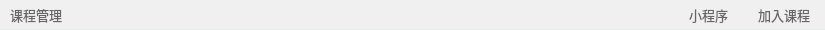
<?xml version="1.0" encoding="UTF-8"?>
<ui version="4.0">
 <class>StudentCourseManagementFunctionButtonWidget</class>
 <widget class="QWidget" name="StudentCourseManagementFunctionButtonWidget">
  <property name="geometry">
   <rect>
    <x>0</x>
    <y>0</y>
    <width>825</width>
    <height>30</height>
   </rect>
  </property>
  <property name="windowTitle">
   <string>Form</string>
  </property>
  <layout class="QGridLayout" name="gridLayout">
   <property name="leftMargin">
    <number>0</number>
   </property>
   <property name="topMargin">
    <number>0</number>
   </property>
   <property name="rightMargin">
    <number>0</number>
   </property>
   <property name="bottomMargin">
    <number>0</number>
   </property>
   <property name="spacing">
    <number>0</number>
   </property>
   <item row="0" column="0">
    <widget class="QFrame" name="function_btn_frame">
     <property name="minimumSize">
      <size>
       <width>825</width>
       <height>30</height>
      </size>
     </property>
     <property name="styleSheet">
      <string notr="true">QFrame {
	background: #f0f0f0;
	border: none;
	border-bottom: 1px solid #E8ECEC;
}</string>
     </property>
     <property name="frameShape">
      <enum>QFrame::StyledPanel</enum>
     </property>
     <property name="frameShadow">
      <enum>QFrame::Raised</enum>
     </property>
     <layout class="QHBoxLayout" name="horizontalLayout_4">
      <property name="spacing">
       <number>20</number>
      </property>
      <property name="leftMargin">
       <number>10</number>
      </property>
      <property name="topMargin">
       <number>0</number>
      </property>
      <property name="rightMargin">
       <number>10</number>
      </property>
      <property name="bottomMargin">
       <number>0</number>
      </property>
      <item>
       <widget class="QLabel" name="label_35">
        <property name="font">
         <font>
          <family>微软雅黑</family>
          <pointsize>10</pointsize>
         </font>
        </property>
        <property name="styleSheet">
         <string notr="true">QFrame {
	color: #666666;
	background: none;
	border: none;
}</string>
        </property>
        <property name="text">
         <string>课程管理</string>
        </property>
       </widget>
      </item>
      <item>
       <spacer name="horizontalSpacer_11">
        <property name="orientation">
         <enum>Qt::Horizontal</enum>
        </property>
        <property name="sizeHint" stdset="0">
         <size>
          <width>40</width>
          <height>20</height>
         </size>
        </property>
       </spacer>
      </item>
      <item>
       <widget class="QPushButton" name="mini_program_btn">
        <property name="minimumSize">
         <size>
          <width>0</width>
          <height>25</height>
         </size>
        </property>
        <property name="maximumSize">
         <size>
          <width>16777215</width>
          <height>25</height>
         </size>
        </property>
        <property name="font">
         <font>
          <family>微软雅黑</family>
          <pointsize>10</pointsize>
         </font>
        </property>
        <property name="cursor">
         <cursorShape>PointingHandCursor</cursorShape>
        </property>
        <property name="styleSheet">
         <string notr="true">QPushButton {
	color: #666666;
	background: none;
	border: none;
	border-radius: 5px;
	padding-left: 5px;
	padding-right: 5px;
}

QPushButton:hover {
	background-color: #dedede;
}</string>
        </property>
        <property name="text">
         <string>小程序</string>
        </property>
        <property name="icon">
         <iconset resource="../../Status.qrc">
          <normaloff>:/button/Resources/material/button/mini_program.png</normaloff>:/button/Resources/material/button/mini_program.png</iconset>
        </property>
       </widget>
      </item>
      <item>
       <widget class="QPushButton" name="raise_hand_btn_2">
        <property name="sizePolicy">
         <sizepolicy hsizetype="Minimum" vsizetype="Fixed">
          <horstretch>0</horstretch>
          <verstretch>0</verstretch>
         </sizepolicy>
        </property>
        <property name="minimumSize">
         <size>
          <width>0</width>
          <height>25</height>
         </size>
        </property>
        <property name="maximumSize">
         <size>
          <width>16777215</width>
          <height>25</height>
         </size>
        </property>
        <property name="font">
         <font>
          <family>微软雅黑</family>
          <pointsize>10</pointsize>
         </font>
        </property>
        <property name="cursor">
         <cursorShape>PointingHandCursor</cursorShape>
        </property>
        <property name="styleSheet">
         <string notr="true">QPushButton {
	color: #666666;
	background: none;
	border: none;
	border-radius: 5px;
	padding-left: 5px;
	padding-right: 5px;
}

QPushButton:hover {
	background-color: #dedede;
}</string>
        </property>
        <property name="text">
         <string>加入课程</string>
        </property>
        <property name="icon">
         <iconset resource="../../Status.qrc">
          <normaloff>:/button/Resources/material/button/join_in.png</normaloff>:/button/Resources/material/button/join_in.png</iconset>
        </property>
        <property name="iconSize">
         <size>
          <width>15</width>
          <height>15</height>
         </size>
        </property>
       </widget>
      </item>
     </layout>
    </widget>
   </item>
  </layout>
 </widget>
 <resources>
  <include location="../../Status.qrc"/>
 </resources>
 <connections/>
</ui>
